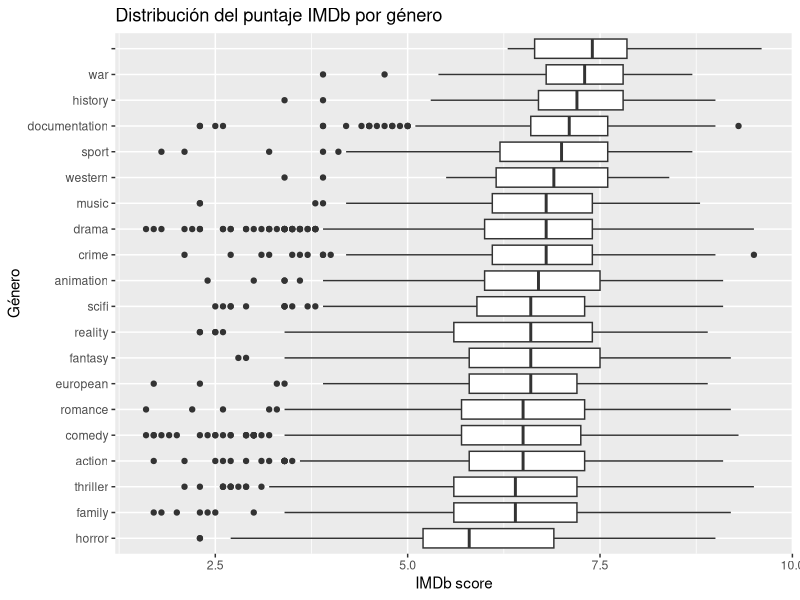
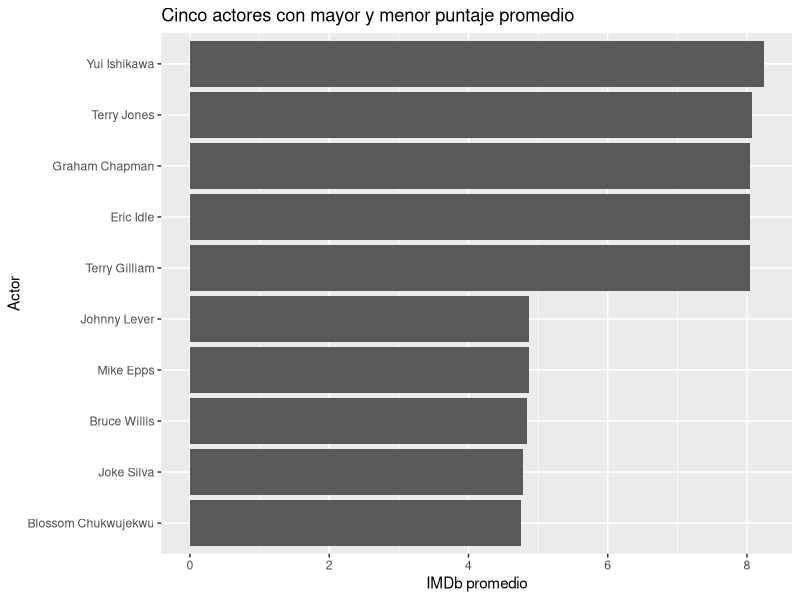

The R script that drew these images, in order:
## ---- chunk 1
#paquetes
library(ggplot2)
library(tidyverse)
library(MASS)
library(kableExtra)
## ---- chunk 2
titles_train <- read_csv("titles_train.csv")
credits_train <- read_csv("credits_train.csv")
## ---- chunk 3

#Hay algunas peliculas que tienen dos generos, entonces dividimos eso. 
genres_df <- titles_train %>%
  mutate(
    genres = str_remove_all(genres, "\\[|\\]|'")
  ) %>%
  separate_rows(genres, sep = ",\\s*")

#Luego calculamos la media, mediana y desvío por género. Y lo mostramos lindo
genres_df %>%
  group_by(genres) %>%
  summarise(
    Cantidad = n(),
    Media = mean(imdb_score, na.rm = TRUE),
    Mediana = median(imdb_score, na.rm = TRUE),
    `Desvío estándar` = sd(imdb_score, na.rm = TRUE),
    .groups = "drop"
  ) %>%
  arrange(desc(Media)) %>%
  mutate(
    across(c(Media, Mediana, `Desvío estándar`), ~ round(.x, 2))
  ) %>%
  kable(
    caption = "Estadísticos descriptivos del puntaje IMDb por género",
    booktabs = TRUE,
    align = c("l", "c", "c", "c", "c")
  ) %>%
  kable_styling(
    latex_options = c("striped", "hold_position"),
    full_width = FALSE,
    position = "center"
  )
## ---- chunk 4

genres_df %>%
  ggplot(aes(x = reorder(genres, imdb_score, median), y = imdb_score)) +
  geom_boxplot() +
  coord_flip() +
  labs(
    x = "Género",
    y = "IMDb score",
    title = "Distribución del puntaje IMDb por género"
  )
## ---- chunk 5

# Primero hacemos un left join para juntar actores/directores con puntuacion

datos <- credits_train %>%
  left_join(
    titles_train %>% dplyr::select(id, imdb_score),
    by = "id"
  )


## ---- chunk 6
#Ahora separamos por actores y directores

actores <- datos %>%
  filter(role == "ACTOR") %>%
  group_by(name) %>%
  summarise(
    Cantidad = n(),
    `IMDb_promedio` = mean(imdb_score, na.rm = TRUE),
    .groups = "drop"
  ) %>%
  filter(Cantidad >= 5) %>%
  arrange(desc(`IMDb_promedio`))

head(actores) %>%
  mutate(
    `IMDb_promedio` = round(`IMDb_promedio`, 2)
  ) %>%
  kable(
    caption = "Actores con mayor puntaje promedio de IMDb (mínimo 5 títulos)",
    booktabs = TRUE,
    align = c("l", "c", "c")
  ) %>%
  kable_styling(
    latex_options = c("striped", "hold_position"),
    full_width = FALSE,
    position = "center"
  )
## ---- chunk 7
directores <- datos %>%
  filter(role == "DIRECTOR") %>%
  group_by(name) %>%
  summarise(
    Cantidad = n(),
    `IMDb_promedio` = mean(imdb_score, na.rm = TRUE),
    .groups = "drop"
  ) %>%
  filter(Cantidad >= 3) %>%
  arrange(desc(`IMDb_promedio`))

head(directores) %>%
  mutate(
    `IMDb_promedio` = round(`IMDb_promedio`, 2)
  ) %>%
  kable(
    caption = "Directores con mayor puntaje promedio de IMDb (mínimo 3 títulos)",
    booktabs = TRUE,
    align = c("l", "c", "c")
  ) %>%
  kable_styling(
    latex_options = c("striped", "hold_position"),
    full_width = FALSE,
    position = "center"
  )

## ---- chunk 8

top_bottom <- bind_rows(
  actores %>% slice_max(IMDb_promedio, n = 5),
  actores %>% slice_min(IMDb_promedio, n = 5)
)

ggplot(top_bottom,
       aes(x = reorder(name, IMDb_promedio), y = IMDb_promedio)) +
  geom_col() +
  coord_flip() +
  labs(
    x = "Actor",
    y = "IMDb promedio",
    title = "Cinco actores con mayor y menor puntaje promedio"
  )
## ---- chunk 9
#creamos una variable binaria para comedy.

titles_train <- titles_train %>%
  mutate(
    comedia = as.integer(stringr::str_detect(genres, "comedy"))
  )
## ---- chunk 10

modelo_crudo <- lm(imdb_score ~ comedia,
                   data = titles_train)

summary(modelo_crudo)
## ---- chunk 11
#Tomamos unicamente el primer pais.

titles_train <- titles_train %>%
  mutate(
    pais = production_countries |>
      stringr::str_remove_all("\\[|\\]|'") |>
      stringr::str_split(",\\s*") |>
      sapply(`[`, 1)
  )

modelo_directo <- lm(
  imdb_score ~ comedia +
    runtime +
    release_year +
    pais,
  data = titles_train
)

summary(modelo_directo)
## ---- chunk 12
comparacion <- data.frame(
  Modelo = c("Crudo", "Ajustado"),
  `Coeficiente_Comedia` = c(
    coef(modelo_crudo)["comedia"],
    coef(modelo_directo)["comedia"]
  )
) %>%
  mutate(
    `Coeficiente_Comedia` = round(`Coeficiente_Comedia`, 3)
  )

comparacion %>%
  kable(
    caption = "Comparación del coeficiente asociado a la variable Comedia",
    booktabs = TRUE,
    align = c("l", "c")
  ) %>%
  kable_styling(
    latex_options = c("striped", "hold_position"),
    full_width = FALSE,
    position = "center"
  )
## ---- chunk 13

# Resumimos la información de créditos para tener una fila por título.

credits_resumen <- credits_train %>%
  group_by(id) %>%
  summarise(
    cantidad_actores = n_distinct(
      person_id[role == "ACTOR"],
      na.rm = TRUE
    ),
    cantidad_directores = n_distinct(
      person_id[role == "DIRECTOR"],
      na.rm = TRUE
    ),
    .groups = "drop"
  )


# Unimos la información de títulos con el resumen de créditos
# y construimos algunas variables adicionales.

datos_modelado <- titles_train %>%
  left_join(
    credits_resumen,
    by = "id"
  ) %>%
  mutate(
    cantidad_actores = replace_na(
      cantidad_actores,
      0L
    ),
    cantidad_directores = replace_na(
      cantidad_directores,
      0L
    ),
    cantidad_generos = if_else(
      genres == "[]",
      0L,
      str_count(genres, ",") + 1L
    ),
    cantidad_paises = if_else(
      production_countries == "[]",
      0L,
      str_count(production_countries, ",") + 1L
    ),
    largo_titulo = nchar(title),
    largo_descripcion = nchar(
      coalesce(description, "")
    ),
    log_imdb_votes = log1p(imdb_votes)
  )


# Fijamos una semilla para que la partición sea reproducible.

set.seed(123)


# Seleccionamos aleatoriamente el 80% de los títulos
# para el conjunto de entrenamiento.

indices_entrenamiento <- sample(
  seq_len(nrow(datos_modelado)),
  size = floor(0.80 * nrow(datos_modelado))
)


# Construimos los conjuntos de entrenamiento y validación.

datos_entrenamiento <- datos_modelado[
  indices_entrenamiento,
]

datos_validacion <- datos_modelado[
  -indices_entrenamiento,
]


# Verificamos que no haya títulos compartidos entre ambos conjuntos
# y que no se hayan perdido observaciones.

stopifnot(
  length(
    intersect(
      datos_entrenamiento$id,
      datos_validacion$id
    )
  ) == 0,
  nrow(datos_entrenamiento) +
    nrow(datos_validacion) ==
    nrow(datos_modelado)
)
## ---- chunk 14

# Revisamos la cantidad de valores faltantes en las variables.

resumen_faltantes <- datos_entrenamiento %>%
  summarise(
    across(
      everything(),
      ~ sum(is.na(.))
    )
  ) %>%
  pivot_longer(
    cols = everything(),
    names_to = "variable",
    values_to = "cantidad_faltantes"
  ) %>%
  filter(cantidad_faltantes > 0) %>%
  arrange(desc(cantidad_faltantes))


# Calculamos la mediana de los votos utilizando únicamente
# el conjunto de entrenamiento.

mediana_log_votos <- median(
  datos_entrenamiento$log_imdb_votes,
  na.rm = TRUE
)


# Función para aplicar el mismo tratamiento
# a entrenamiento y validación.

preparar_datos <- function(datos, mediana_votos) {

  datos %>%
    mutate(

      # Las películas no tienen temporadas.
      # Por lo tanto, el faltante es estructural.

      seasons = if_else(
        type == "MOVIE",
        0,
        seasons
      ),

      # La ausencia de clasificación se conserva
      # como una categoría adicional.

      age_certification = replace_na(
        age_certification,
        "Sin dato"
      ),

      # Identificamos los títulos sin información de votos.

      votos_faltantes = as.integer(
        is.na(log_imdb_votes)
      ),

      # Reemplazamos los votos faltantes por la mediana
      # calculada en entrenamiento.

      log_imdb_votes = replace_na(
        log_imdb_votes,
        mediana_votos
      )
    )
}


# Aplicamos exactamente el mismo procedimiento
# a ambos conjuntos.

datos_entrenamiento <- preparar_datos(
  datos_entrenamiento,
  mediana_log_votos
)

datos_validacion <- preparar_datos(
  datos_validacion,
  mediana_log_votos
)


# Verificamos que las variables tratadas
# ya no contengan valores faltantes.

stopifnot(
  !anyNA(datos_entrenamiento$seasons),
  !anyNA(datos_validacion$seasons),
  !anyNA(datos_entrenamiento$age_certification),
  !anyNA(datos_validacion$age_certification),
  !anyNA(datos_entrenamiento$log_imdb_votes),
  !anyNA(datos_validacion$log_imdb_votes)
)
## ---- chunk 15

# Calculamos el puntaje promedio utilizando solamente
# las observaciones del conjunto de entrenamiento.

media_entrenamiento <- mean(
  datos_entrenamiento$imdb_score
)


# El modelo base asigna esa misma predicción
# a todos los títulos del conjunto de validación.

predicciones_base <- rep(
  media_entrenamiento,
  nrow(datos_validacion)
)


# Calculamos el error cuadrático medio en validación.

mse_base <- mean(
  (
    datos_validacion$imdb_score -
      predicciones_base
  )^2
)


# Creamos una tabla en la que iremos guardando
# el MSE de todos los modelos evaluados.

resultados_modelos <- tibble(
  Modelo = "Modelo base",
  MSE = mse_base
)

## ---- chunk 16
resultados_modelos
